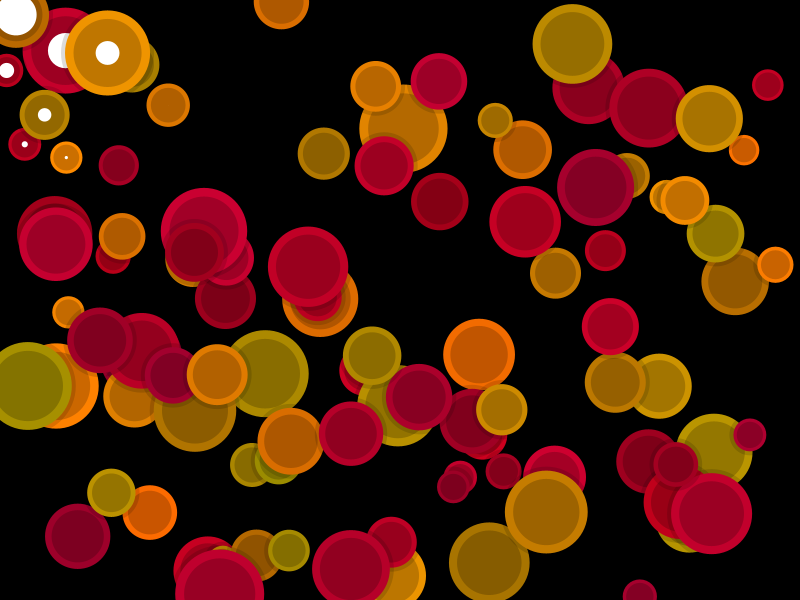
Frame 1 (no input)
Frame 60 (the mouse pressed at the canvas centre just before this capture): identical to frame 1, image omitted
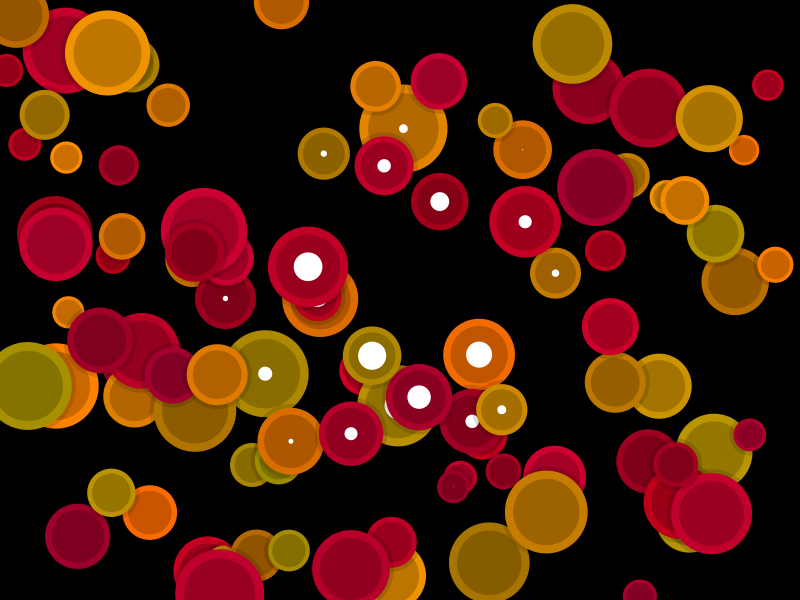
Frame 120 (the mouse held since frame 60 and released just before this capture)

The Processing sketch that drew these frames (run headless with seeded random() and noise(); from frame 60 on, the mouse is pressed at the canvas centre):

// Processing sketch: EXQ_7A_02
// ── EXQ_7A_02.pde
/////////////////////////////////////////////////////////////////
int count = 100;                              // количество             

class c_circ
{
  float r, x, y;
  color c;
  c_circ()
  {
    r = random(15, 45); x = random(0, width); y = random(0, height);
    c = randomColor();
  }
  void update()
  { 
    circle(x, y, r + 4, color(0, 35));                            // тень
    circle(x, y, r, c); circle(x, y, 0.8 * r, darkColor(c, 0.8)); // круг и круг
    float d = 1 - dist(x, y, mouseX, mouseY) / (width / 4);  // над этим и  
    if (d > 0) circle(x, y, d * r * 0.7, color(255));        // и этим — думаем внимательно
  } // да, чем больше d, тем больше "сигнальный" круг, но как мы получили такое удобное d?
}
c_circ[] circ;                                // массив объектов

/////////////////////////////////////////////// обязательные функции
void setup()
{ 
  size(800, 600); smooth(); noStroke(); frameRate(30);
  circ = new c_circ[count];                   // создаём массив
  for (int i = 0; i < count; i++) circ[i] = new c_circ(); // создаём объекты  
}

void draw()
{   
  background(0);
  for (int i = 0; i < count; i++) circ[i].update();
}

/////////////////////////////////////////////// вспомогательные функции
int irandom(int m) { return (int)random(m + 1.0); }
int irandom(int mn, int mx) { return (int)random(mn, mx + 1.0); }

void circle(float x, float y, float r, color c) { fill(c); ellipse(x, y, r * 2, r * 2); }
color darkColor (color c, float d) { return color(red(c) * d, green(c) * d, blue(c) * d); }
color randomColor()
{ if (irandom(1) == 1) return color(irandom(155, 255), irandom(100, 150), 0);
  else return color(irandom(155, 205), 0, irandom(25, 50));
}    
